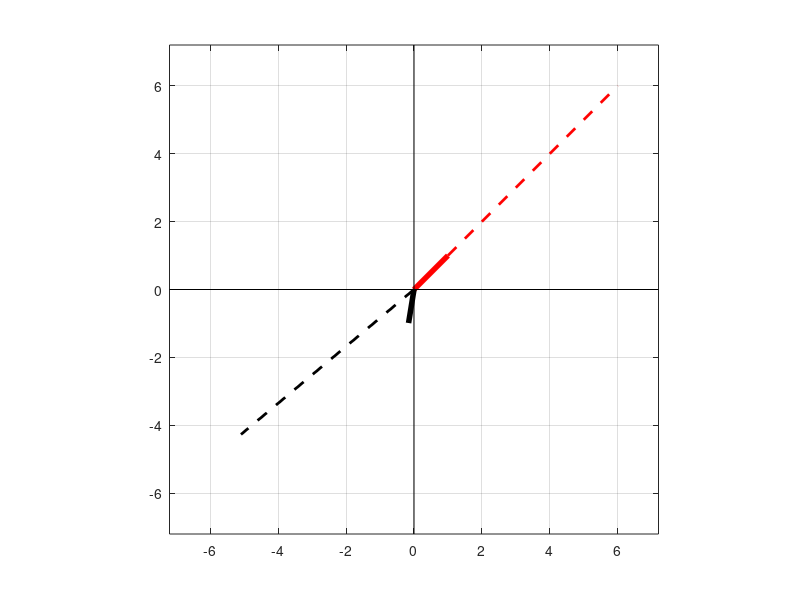
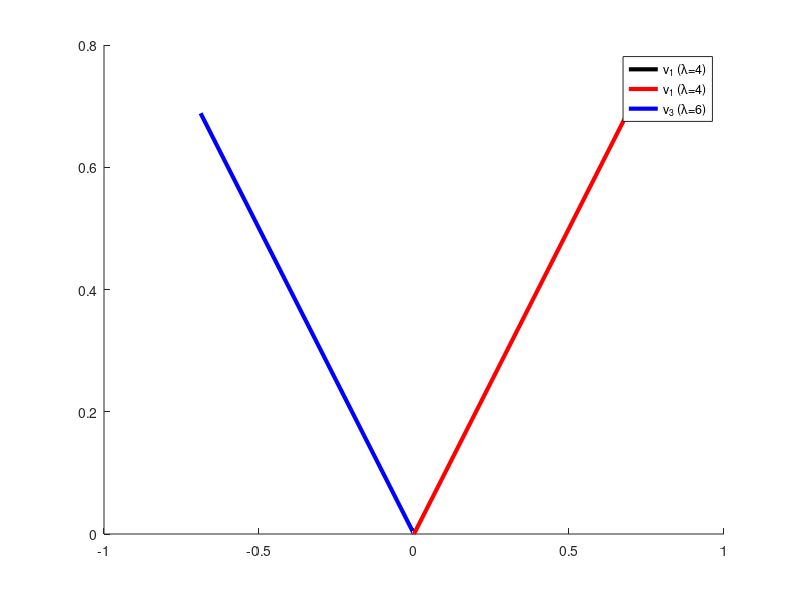
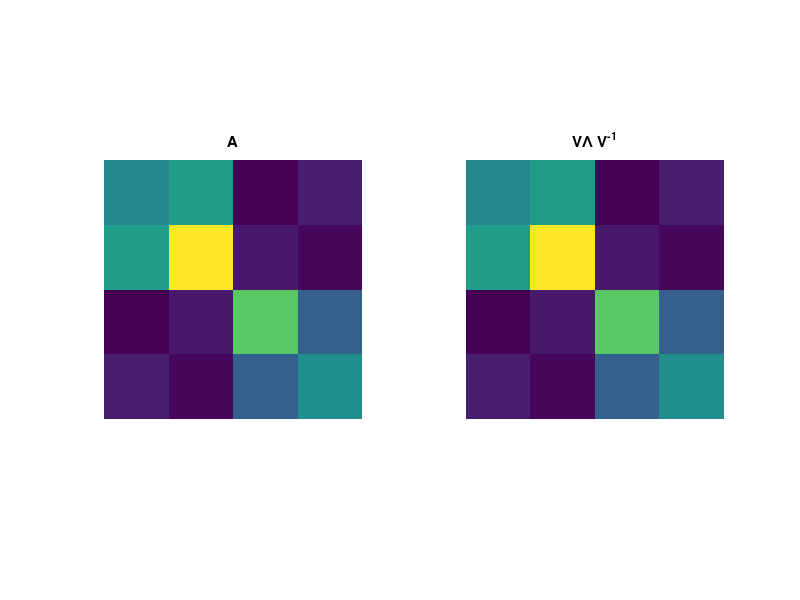
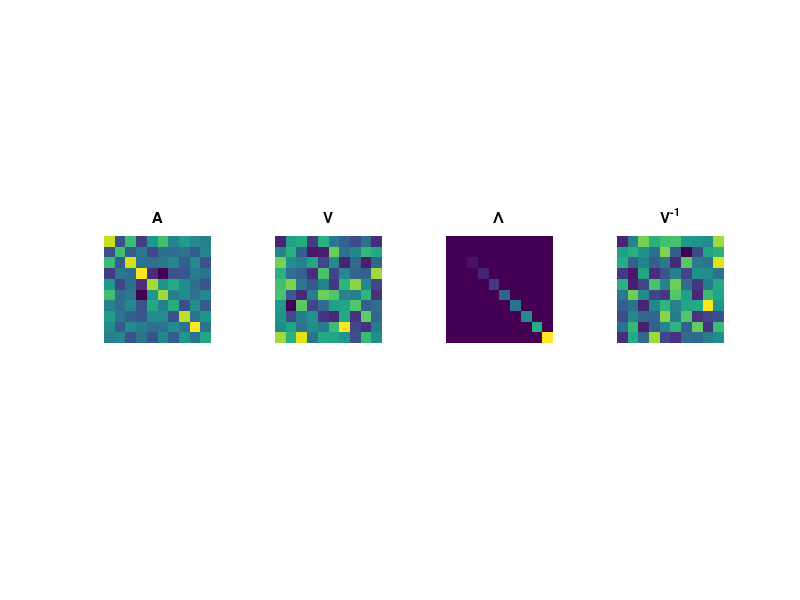

Source code (MATLAB) for these figures, in order: (Note: this script raises an error after producing the figures.)
%%
%     COURSE: Linear algebra: theory and implementation
%    SECTION: Eigendecomposition
%      VIDEO: Finding eigenvalues
% Instructor: mikexcohen.com
% 
%%


% matrix
A = [1 5; 2 4];

% extract the eigenvalues
eigvals = eig(A);


% specify two vectors
v1 = [ 1 1 ]';   % is an eigenvector!
v2 = randn(2,1); % unlikely to be an eigenvector
v2 = v2/norm(v2);% unit length for convenience

% compute Av
Av1 = A*v1;
Av2 = A*v2;


% plot the vectors and Av
figure(1), clf
plot([0 v1(1)],[0 v1(2)],'r','linew',4)
hold on
plot([0 Av1(1)],[0 Av1(2)],'r--','linew',2)
plot([0 v2(1)],[0 v2(2)],'k','linew',4)
plot([0 Av2(1)],[0 Av2(2)],'k--','linew',2)


lim = max([Av1(:); Av2(:)])*1.2;
axis([-1 1 -1 1]*lim)
grid on, axis square
plot(get(gca,'xlim'),[0 0],'k')
plot([0 0],get(gca,'xlim'),'k')


%% eigenvalues of a 3x3 matrix

% specify matrix
A = [ -2  2 -3 ;
      -4  1 -6 ;
      -1 -2  0 ];

% get eigenvalues
eig(A)

%%
%     COURSE: Linear algebra: theory and implementation
%    SECTION: Eigendecomposition
%      VIDEO: Finding eigenvectors
% Instructor: mikexcohen.com
% 
%%

% matrix
A = [1 2; 2 1];

% eigenvectors
[evecs,evals] = eig(A);

% convert eigenvalues to vector
evals = diag( evals );


% compute the norm of each eigenvector
mag_v1 = sqrt( sum(evecs(:,1).^2) );
mag_v2 = sqrt( sum(evecs(:,2).^2) );


% plot
figure(2), clf
plot([0 evecs(1,1)],[0 evecs(2,1)],'r','linew',3)
hold on
plot([0 evecs(1,2)],[0 evecs(2,2)],'k','linew',3)
legend({'v_1';'v_2'},'AutoUpdate','off')


axis([-1 1 -1 1])
grid on, axis square
plot(get(gca,'xlim'),[0 0],'k')
plot([0 0],get(gca,'xlim'),'k')


%%
%     COURSE: Linear algebra: theory and implementation
%    SECTION: Eigendecomposition
%      VIDEO: Matrix powers via diagonalization
% Instructor: mikexcohen.com
% 
%%


%% matrix powers

A = rand(2);

% compute matrix power directly
A^3 % A*A*A

% and via eigendecomposition
[V,D] = eig(A);
V * D^3 * inv(V)

%% eigendecomposition of A and A^N

A = round(10*randn(4));
A = A'*A;

% eigendecomposition
[evecs,evals] = eig(A);

% test reconstruction
Ap = evecs * evals * inv(evecs);


% plot
figure(4), clf
subplot(121), imagesc(A)
axis square, axis off, title('A')

subplot(122), imagesc(Ap)
axis square, axis off, title('V\Lambda V^{-1}')


% subtract the two (should be zero with rounding errors)
recondiff = A-Ap

% reconstruction error (due to inverse numerical inaccuracies)
rmsA = sqrt( mean(recondiff(:).^2) );
disp([ 'Reconstruction RMS: ' num2str(rmsA) ])

%% diagonalization in images

% A matrix
A = randn(10);
A = A'*A;

% eigendecomposition
[V,D] = eig(A);

% show the results
figure(5), clf
subplot(141), imagesc(A)
axis square, title('A'), axis off

subplot(142), imagesc(V)
axis square, title('V'), axis off

subplot(143), imagesc(D)
axis square, title('\Lambda'), axis off

subplot(144), imagesc(inv(V))
axis square, title('V^{-1}'), axis off

%% eigenvalues of A and A^3

% create a symmetric matrix
A = rand(3);
A = A*A';

[V,D]   = eig(A);
[V3,D3] = eig(A^3);

figure(6), clf
subplot(221), imagesc(V)
axis square, title('evecs of A')

subplot(223), imagesc(V3)
axis square, title('evecs of A^3')

%% now plot their eigenvectors/values

% plot eigenvectors of A
subplot(222), hold on
plot3([0 V(1,1)],[0 V(2,1)],[0 V(3,1)],'r','linew',3)
plot3([0 V(1,2)],[0 V(2,2)],[0 V(3,2)],'k','linew',3)
plot3([0 V(1,3)],[0 V(2,3)],[0 V(3,3)],'b','linew',3)
axis([-1 1 -1 1 -1 1]), axis square
rotate3d on, grid on

% plot eigenvectors of A^3
plot3([0 V3(1,1)],[0 V3(2,1)],[0 V3(3,1)],'r--','linew',3)
plot3([0 V3(1,2)],[0 V3(2,2)],[0 V3(3,2)],'k--','linew',3)
plot3([0 V3(1,3)],[0 V3(2,3)],[0 V3(3,3)],'b--','linew',3)
title('Eigenvectors')


subplot(224)
plot(1:3,diag(D),'bs-','linew',3,'markersize',15,'markerfacecolor','w')
hold on
plot(1.1:3.1,diag(D3),'rs-','linew',3,'markersize',15,'markerfacecolor','w')
set(gca,'xlim',[.5 3.5]), axis square
title('Eigenvalues')
legend({'A';'A^3'})

%%
%     COURSE: Linear algebra: theory and implementation
%    SECTION: Eigendecomposition
%      VIDEO: Eigenvectors of repeated eigenvalues
% Instructor: mikexcohen.com
% 
%%

% a matrix
A = [ 5   -1   0;
     -1    5   0;
     1/3 -1/3  4];

% its eigendecomposition
[V,D] = eig(A);

% sort eigenvalues
[D,sidx] = sort( diag(D) );
V = V(:,sidx);


% plot eigenvectors
figure(2), clf, hold on
plot3([0 V(1,1)],[0 V(2,1)],[0 V(3,1)],'k','linew',3)
plot3([0 V(1,2)],[0 V(2,2)],[0 V(3,2)],'r','linew',3)
plot3([0 V(1,3)],[0 V(2,3)],[0 V(3,3)],'b','linew',3)
legend({[ 'v_1 (\lambda=' num2str(D(1)) ')' ];[ 'v_1 (\lambda=' num2str(D(2)) ')' ];[ 'v_3 (\lambda=' num2str(D(3)) ')' ]})

% plot subspace spanned by same-eigenvalued eigenvectors
h = ezmesh( @(s,t)V(1,1)*s+V(1,2)*t , @(s,t)V(2,1)*s+V(2,2)*t , @(s,t)V(3,1)*s+V(3,2)*t , [-1 1 -1 1 -1 1]);
set(h,'facecolor','g','cdata',ones(50),'LineStyle','none')
xlabel('eig_1'), ylabel('eig_2'), zlabel('eig_3')
axis square, grid on, rotate3d on
title('')

%%
%     COURSE: Linear algebra: theory and implementation
%    SECTION: Eigendecomposition
%      VIDEO: Eigendecomposition of symmetric matrices
% Instructor: mikexcohen.com
% 
%%

% create a random matrix
A = randn(14);

% make it symmetric (additive method)
A = A+A';

% diagonalize it
[evecs,evals] = eig(A);


% magnitudes of each vector
sqrt( sum(evecs.^2,1) )


% and make plots
figure(6), clf
subplot(131), imagesc(A)
axis square, axis off
title('A')

subplot(132), imagesc(evecs)
axis square, axis off
title('Eigenvectors')

subplot(133), imagesc(evecs*evecs')
axis square, axis off
title('VV^T')

%%
%     COURSE: Linear algebra: theory and implementation
%    SECTION: Eigendecomposition
%      VIDEO: Generalized eigendecomposition
% Instructor: mikexcohen.com
% 
%%

% define matrices
A = [3 2; 1 3];
B = [1 1; 4 1];

% GED
[eigvecs,eigvals] = eig(A,B);


% define vectors
v1 = [.7 .5]'; % not an eigenvector!
v2 = eigvecs(:,2);

% matrix-vector multiplication
v1A = A*v1;
v2A = A*v2;
v2B = B*v2;
v2AB = inv(B)*A*v2;

% maximum value for plotting
xval = max([ abs(v1A); abs(v2A) ])*1.1;


figure(1), clf

subplot(221), imagesc(A), axis square, title('A')
subplot(222), imagesc(B), axis square, title('B')


subplot(234)
plot([0 v2(1)],[0 v2(2)],'k','linew',4), hold on
plot([0 v2A(1)],[0 v2A(2)],'r--','linew',2)
axis square, axis([-xval xval -xval xval]), plot(get(gca,'xlim'),[0 0],'k:'), plot([0 0],get(gca,'ylim'),'k:')
legend({'v_2';'Av_2'})
title('Av')


subplot(235)
plot([0 v2(1)],[0 v2(2)],'k','linew',4), hold on
plot([0 v2B(1)],[0 v2B(2)],'r--','linew',2)
axis square, axis([-xval xval -xval xval]), plot(get(gca,'xlim'),[0 0],'k:'), plot([0 0],get(gca,'ylim'),'k:')
legend({'v_2';'Bv_2'})
title('Bv')


subplot(236)
plot([0 v2(1)],[0 v2(2)],'k','linew',4), hold on
plot([0 v2AB(1)],[0 v2AB(2)],'r--','linew',2)
axis square, axis([-xval xval -xval xval]), plot(get(gca,'xlim'),[0 0],'k:'), plot([0 0],get(gca,'ylim'),'k:')
legend({'v_2';'B^{-1}Av_2'})
title('B^-^1Av')

%% done.
